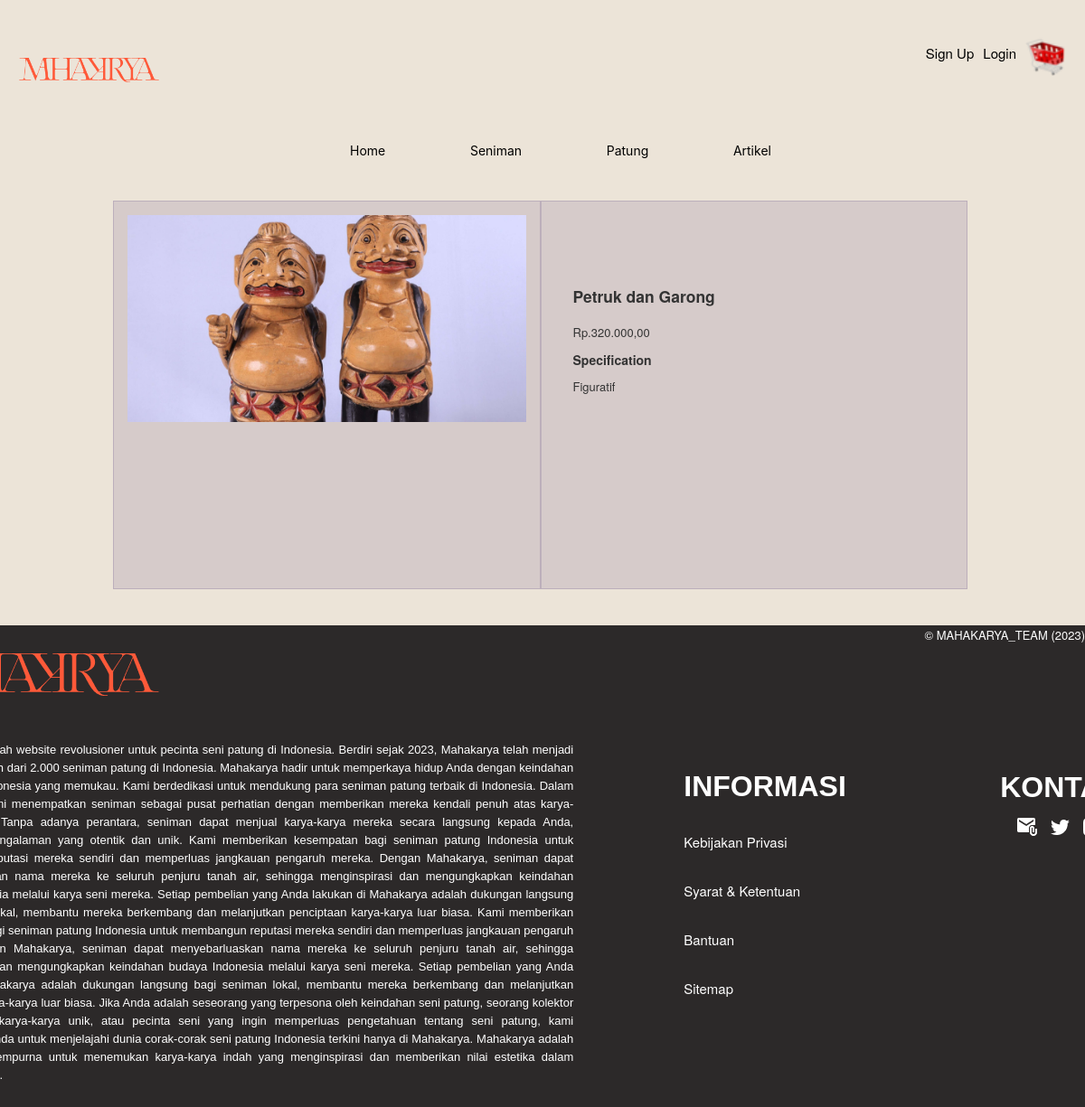
/index.php/detail/blmLogin?id=71, run on the app's committed database.
### tables this page shows
CREATE TABLE `produk` (
  `id_produk` int(11) NOT NULL,
  `nama` varchar(50) NOT NULL,
  `id_kategori` int(11) NOT NULL,
  `foto` blob NOT NULL,
  `merek` varchar(30) NOT NULL,
  `spesifikasi` text NOT NULL,
  `harga` int(10) NOT NULL,
  `harga_baru` int(10) NOT NULL,
  `stok` int(5) NOT NULL,
  `status` varchar(5) NOT NULL
);

### application/controllers/detail.php (called while the page is built, shortened)
<?php
	class detail extends CI_Controller{
		public function __construct(){
			$this->load->model('product_m');
		}
		public function blmLogin(){
      $this->load->view('link/header');
			$data['datanya'] = $this->product_m->productDetail();
			$this->load->view('detail/detail2_v',$data);
			$this->load->view('link/footer');
		}
	}
?>

### index.php (called while the page is built, shortened)
<?php
require_once BASEPATH.'core/CodeIgniter.php';

### application/models/product_m.php (called while the page is built, shortened)
<?php
    class product_m extends CI_model{
        function productDetail(){
          $id_produk = $_GET['id'];
          $q = "SELECT id_produk, foto, nama, harga, harga_baru, stok, spesifikasi FROM produk where id_produk=".$id_produk;
          return $this->db->query($q);
        }
    }
?>

### application/views/detail/detail2_v.php (the view, shortened to what this page needs)
<!DOCTYPE html>
<html lang="en">
  <head>
    <link href="<?php echo base_url();?>/assets/css/bootstrap.min.css" rel="stylesheet">
    <link href="<?php echo base_url();?>/assets/css/base.css" rel="stylesheet">
  </head>
<body>
<div id="mainBody">
  <div class="container">
    <div class="row">
      <div class="s9">
      <?php
      $detail = $datanya->result()[0];
      ?>
        <div class="half-left col-md-6">
          <div class="img-item">
            <a href=""><img class="gambar" src="<?php echo base_url().'/assets/images/product/'.$detail->foto;?>"></a>
          </div>
        </div>
        <div class="half-right col-md-4">
          <div class="spec">
            <h4 class="m0"><?php echo $detail->nama; ?></h4></br>
            <p>Rp.<?php echo number_format($detail->harga,2,',','.'); ?></p>
            <h5>Specification</h5>
            <p><?php echo $detail->spesifikasi; ?></p>
          </div>
        </div>
      </div>
    </div>
  </div>
</div>
</body>
</html>

### assets/css/base.css (style rules this page uses)
#mainBody { border-top:2px solid #ECE4D8; padding-top: 18px; height:50%;width:100%; }
.m0 { margin: 0 !important; }
#mainBody h4 { margin-left:20px; margin-top:20px; }
.s9 { width: 100%; }
.img-item { width: 100%; height: 400px; overflow: hidden; }
.m0 { margin: 0px !important; }
.spec { margin: 60px 0; padding: 20px; }
.half-left { margin-top: 30px; margin-bottom: 20px; height: 430px; }
.half-right { margin-top: 30px; margin-bottom: 20px; height: 430px; width: 50%; }
.gambar { width: 100%; height: auto; }

### assets/css/grid.css (style rules this page uses)
h4 { margin-top: 25px; }
.row { margin-bottom: 20px; }
[class*="col-"] { padding-top: 15px; padding-bottom: 15px; background-color: #eee; background-color: rgba(86,61,124,.15); border: 1px solid #ddd; border: 1px solid rgba(86,61,124,.2); }

### data on the page
produk: foto (picture), nama "Petruk dan Garong", harga "320.000,00", spesifikasi "Figuratif"
